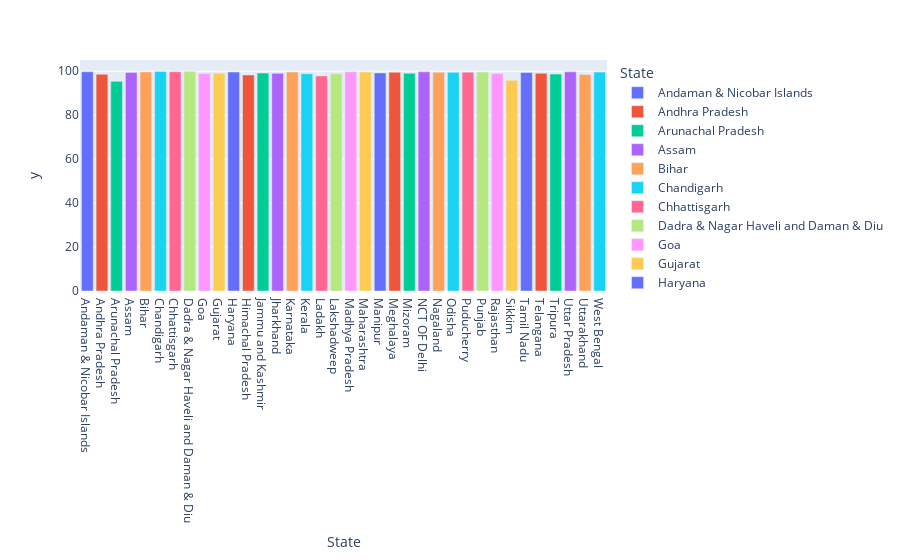

The notebook cell saved with this chart:
### Code cell
import plotly.express as px
percentage_votes = (total_votes['EVM Votes']/total_votes['Total Votes'])*100
px.bar(total_votes, x=total_votes.index, y=percentage_votes, color=total_votes.index)

### Figure 1 — Plotly figure (JSON) as saved in the notebook; plotly's stock layout.template omitted (floating-point values rounded to 4 significant figures)
{"data": [{"alignmentgroup": "True", "hovertemplate": "State=%{x}<br>y=%{y}<extra></extra>", "legendgroup": "Andaman & Nicobar Islands", "marker": {"color": "#636efa", "pattern": {"shape": ""}}, "name": "Andaman & Nicobar Islands", "offsetgroup": "Andaman & Nicobar Islands", "orientation": "v", "showlegend": true, "textposition": "auto", "type": "bar", "x": ["Andaman & Nicobar Islands"], "xaxis": "x", "y": [99.74], "yaxis": "y"}, {"alignmentgroup": "True", "hovertemplate": "State=%{x}<br>y=%{y}<extra></extra>", "legendgroup": "Andhra Pradesh", "marker": {"color": "#EF553B", "pattern": {"shape": ""}}, "name": "Andhra Pradesh", "offsetgroup": "Andhra Pradesh", "orientation": "v", "showlegend": true, "textposition": "auto", "type": "bar", "x": ["Andhra Pradesh"], "xaxis": "x", "y": [98.6], "yaxis": "y"}, {"alignmentgroup": "True", "hovertemplate": "State=%{x}<br>y=%{y}<extra></extra>", "legendgroup": "Arunachal Pradesh", "marker": {"color": "#00cc96", "pattern": {"shape": ""}}, "name": "Arunachal Pradesh", "offsetgroup": "Arunachal Pradesh", "orientation": "v", "showlegend": true, "textposition": "auto", "type": "bar", "x": ["Arunachal Pradesh"], "xaxis": "x", "y": [95.38], "yaxis": "y"}, {"alignmentgroup": "True", "hovertemplate": "State=%{x}<br>y=%{y}<extra></extra>", "legendgroup": "Assam", "marker": {"color": "#ab63fa", "pattern": {"shape": ""}}, "name": "Assam", "offsetgroup": "Assam", "orientation": "v", "showlegend": true, "textposition": "auto", "type": "bar", "x": ["Assam"], "xaxis": "x", "y": [99.47], "yaxis": "y"}, {"alignmentgroup": "True", "hovertemplate": "State=%{x}<br>y=%{y}<extra></extra>", "legendgroup": "Bihar", "marker": {"color": "#FFA15A", "pattern": {"shape": ""}}, "name": "Bihar", "offsetgroup": "Bihar", "orientation": "v", "showlegend": true, "textposition": "auto", "type": "bar", "x": ["Bihar"], "xaxis": "x", "y": [99.68], "yaxis": "y"}, {"alignmentgroup": "True", "hovertemplate": "State=%{x}<br>y=%{y}<extra></extra>", "legendgroup": "Chandigarh", "marker": {"color": "#19d3f3", "pattern": {"shape": ""}}, "name": "Chandigarh", "offsetgroup": "Chandigarh", "orientation": "v", "showlegend": true, "textposition": "auto", "type": "bar", "x": ["Chandigarh"], "xaxis": "x", "y": [99.84], "yaxis": "y"}, {"alignmentgroup": "True", "hovertemplate": "State=%{x}<br>y=%{y}<extra></extra>", "legendgroup": "Chhattisgarh", "marker": {"color": "#FF6692", "pattern": {"shape": ""}}, "name": "Chhattisgarh", "offsetgroup": "Chhattisgarh", "orientation": "v", "showlegend": true, "textposition": "auto", "type": "bar", "x": ["Chhattisgarh"], "xaxis": "x", "y": [99.75], "yaxis": "y"}, {"alignmentgroup": "True", "hovertemplate": "State=%{x}<br>y=%{y}<extra></extra>", "legendgroup": "Dadra & Nagar Haveli and Daman & Diu", "marker": {"color": "#B6E880", "pattern": {"shape": ""}}, "name": "Dadra & Nagar Haveli and Daman & Diu", "offsetgroup": "Dadra & Nagar Haveli and Daman & Diu", "orientation": "v", "showlegend": true, "textposition": "auto", "type": "bar", "x": ["Dadra & Nagar Haveli and Daman & Diu"], "xaxis": "x", "y": [99.84], "yaxis": "y"}, {"alignmentgroup": "True", "hovertemplate": "State=%{x}<br>y=%{y}<extra></extra>", "legendgroup": "Goa", "marker": {"color": "#FF97FF", "pattern": {"shape": ""}}, "name": "Goa", "offsetgroup": "Goa", "orientation": "v", "showlegend": true, "textposition": "auto", "type": "bar", "x": ["Goa"], "xaxis": "x", "y": [98.95], "yaxis": "y"}, {"alignmentgroup": "True", "hovertemplate": "State=%{x}<br>y=%{y}<extra></extra>", "legendgroup": "Gujarat", "marker": {"color": "#FECB52", "pattern": {"shape": ""}}, "name": "Gujarat", "offsetgroup": "Gujarat", "orientation": "v", "showlegend": true, "textposition": "auto", "type": "bar", "x": ["Gujarat"], "xaxis": "x", "y": [99.05], "yaxis": "y"}, {"alignmentgroup": "True", "hovertemplate": "State=%{x}<br>y=%{y}<extra></extra>", "legendgroup": "Haryana", "marker": {"color": "#636efa", "pattern": {"shape": ""}}, "name": "Haryana", "offsetgroup": "Haryana", "orientation": "v", "showlegend": true, "textposition": "auto", "type": "bar", "x": ["Haryana"], "xaxis": "x", "y": [99.61], "yaxis": "y"}, {"alignmentgroup": "True", "hovertemplate": "State=%{x}<br>y=%{y}<extra></extra>", "legendgroup": "Himachal Pradesh", "marker": {"color": "#EF553B", "pattern": {"shape": ""}}, "name": "Himachal Pradesh", "offsetgroup": "Himachal Pradesh", "orientation": "v", "showlegend": true, "textposition": "auto", "type": "bar", "x": ["Himachal Pradesh"], "xaxis": "x", "y": [98.25], "yaxis": "y"}, {"alignmentgroup": "True", "hovertemplate": "State=%{x}<br>y=%{y}<extra></extra>", "legendgroup": "Jammu and Kashmir", "marker": {"color": "#00cc96", "pattern": {"shape": ""}}, "name": "Jammu and Kashmir", "offsetgroup": "Jammu and Kashmir", "orientation": "v", "showlegend": true, "textposition": "auto", "type": "bar", "x": ["Jammu and Kashmir"], "xaxis": "x", "y": [99.17], "yaxis": "y"}, {"alignmentgroup": "True", "hovertemplate": "State=%{x}<br>y=%{y}<extra></extra>", "legendgroup": "Jharkhand", "marker": {"color": "#ab63fa", "pattern": {"shape": ""}}, "name": "Jharkhand", "offsetgroup": "Jharkhand", "orientation": "v", "showlegend": true, "textposition": "auto", "type": "bar", "x": ["Jharkhand"], "xaxis": "x", "y": [99.01], "yaxis": "y"}, {"alignmentgroup": "True", "hovertemplate": "State=%{x}<br>y=%{y}<extra></extra>", "legendgroup": "Karnataka", "marker": {"color": "#FFA15A", "pattern": {"shape": ""}}, "name": "Karnataka", "offsetgroup": "Karnataka", "orientation": "v", "showlegend": true, "textposition": "auto", "type": "bar", "x": ["Karnataka"], "xaxis": "x", "y": [99.61], "yaxis": "y"}, {"alignmentgroup": "True", "hovertemplate": "State=%{x}<br>y=%{y}<extra></extra>", "legendgroup": "Kerala", "marker": {"color": "#19d3f3", "pattern": {"shape": ""}}, "name": "Kerala", "offsetgroup": "Kerala", "orientation": "v", "showlegend": true, "textposition": "auto", "type": "bar", "x": ["Kerala"], "xaxis": "x", "y": [98.89], "yaxis": "y"}, {"alignmentgroup": "True", "hovertemplate": "State=%{x}<br>y=%{y}<extra></extra>", "legendgroup": "Ladakh", "marker": {"color": "#FF6692", "pattern": {"shape": ""}}, "name": "Ladakh", "offsetgroup": "Ladakh", "orientation": "v", "showlegend": true, "textposition": "auto", "type": "bar", "x": ["Ladakh"], "xaxis": "x", "y": [97.85], "yaxis": "y"}, {"alignmentgroup": "True", "hovertemplate": "State=%{x}<br>y=%{y}<extra></extra>", "legendgroup": "Lakshadweep", "marker": {"color": "#B6E880", "pattern": {"shape": ""}}, "name": "Lakshadweep", "offsetgroup": "Lakshadweep", "orientation": "v", "showlegend": true, "textposition": "auto", "type": "bar", "x": ["Lakshadweep"], "xaxis": "x", "y": [98.84], "yaxis": "y"}, {"alignmentgroup": "True", "hovertemplate": "State=%{x}<br>y=%{y}<extra></extra>", "legendgroup": "Madhya Pradesh", "marker": {"color": "#FF97FF", "pattern": {"shape": ""}}, "name": "Madhya Pradesh", "offsetgroup": "Madhya Pradesh", "orientation": "v", "showlegend": true, "textposition": "auto", "type": "bar", "x": ["Madhya Pradesh"], "xaxis": "x", "y": [99.73], "yaxis": "y"}, {"alignmentgroup": "True", "hovertemplate": "State=%{x}<br>y=%{y}<extra></extra>", "legendgroup": "Maharashtra", "marker": {"color": "#FECB52", "pattern": {"shape": ""}}, "name": "Maharashtra", "offsetgroup": "Maharashtra", "orientation": "v", "showlegend": true, "textposition": "auto", "type": "bar", "x": ["Maharashtra"], "xaxis": "x", "y": [99.63], "yaxis": "y"}, {"alignmentgroup": "True", "hovertemplate": "State=%{x}<br>y=%{y}<extra></extra>", "legendgroup": "Manipur", "marker": {"color": "#636efa", "pattern": {"shape": ""}}, "name": "Manipur", "offsetgroup": "Manipur", "orientation": "v", "showlegend": true, "textposition": "auto", "type": "bar", "x": ["Manipur"], "xaxis": "x", "y": [99.22], "yaxis": "y"}, {"alignmentgroup": "True", "hovertemplate": "State=%{x}<br>y=%{y}<extra></extra>", "legendgroup": "Meghalaya", "marker": {"color": "#EF553B", "pattern": {"shape": ""}}, "name": "Meghalaya", "offsetgroup": "Meghalaya", "orientation": "v", "showlegend": true, "textposition": "auto", "type": "bar", "x": ["Meghalaya"], "xaxis": "x", "y": [99.53], "yaxis": "y"}, {"alignmentgroup": "True", "hovertemplate": "State=%{x}<br>y=%{y}<extra></extra>", "legendgroup": "Mizoram", "marker": {"color": "#00cc96", "pattern": {"shape": ""}}, "name": "Mizoram", "offsetgroup": "Mizoram", "orientation": "v", "showlegend": true, "textposition": "auto", "type": "bar", "x": ["Mizoram"], "xaxis": "x", "y": [99.09], "yaxis": "y"}, {"alignmentgroup": "True", "hovertemplate": "State=%{x}<br>y=%{y}<extra></extra>", "legendgroup": "NCT OF Delhi", "marker": {"color": "#ab63fa", "pattern": {"shape": ""}}, "name": "NCT OF Delhi", "offsetgroup": "NCT OF Delhi", "orientation": "v", "showlegend": true, "textposition": "auto", "type": "bar", "x": ["NCT OF Delhi"], "xaxis": "x", "y": [99.72], "yaxis": "y"}, {"alignmentgroup": "True", "hovertemplate": "State=%{x}<br>y=%{y}<extra></extra>", "legendgroup": "Nagaland", "marker": {"color": "#FFA15A", "pattern": {"shape": ""}}, "name": "Nagaland", "offsetgroup": "Nagaland", "orientation": "v", "showlegend": true, "textposition": "auto", "type": "bar", "x": ["Nagaland"], "xaxis": "x", "y": [99.52], "yaxis": "y"}, {"alignmentgroup": "True", "hovertemplate": "State=%{x}<br>y=%{y}<extra></extra>", "legendgroup": "Odisha", "marker": {"color": "#19d3f3", "pattern": {"shape": ""}}, "name": "Odisha", "offsetgroup": "Odisha", "orientation": "v", "showlegend": true, "textposition": "auto", "type": "bar", "x": ["Odisha"], "xaxis": "x", "y": [99.49], "yaxis": "y"}, {"alignmentgroup": "True", "hovertemplate": "State=%{x}<br>y=%{y}<extra></extra>", "legendgroup": "Puducherry", "marker": {"color": "#FF6692", "pattern": {"shape": ""}}, "name": "Puducherry", "offsetgroup": "Puducherry", "orientation": "v", "showlegend": true, "textposition": "auto", "type": "bar", "x": ["Puducherry"], "xaxis": "x", "y": [99.57], "yaxis": "y"}, {"alignmentgroup": "True", "hovertemplate": "State=%{x}<br>y=%{y}<extra></extra>", "legendgroup": "Punjab", "marker": {"color": "#B6E880", "pattern": {"shape": ""}}, "name": "Punjab", "offsetgroup": "Punjab", "orientation": "v", "showlegend": true, "textposition": "auto", "type": "bar", "x": ["Punjab"], "xaxis": "x", "y": [99.6], "yaxis": "y"}, {"alignmentgroup": "True", "hovertemplate": "State=%{x}<br>y=%{y}<extra></extra>", "legendgroup": "Rajasthan", "marker": {"color": "#FF97FF", "pattern": {"shape": ""}}, "name": "Rajasthan", "offsetgroup": "Rajasthan", "orientation": "v", "showlegend": true, "textposition": "auto", "type": "bar", "x": ["Rajasthan"], "xaxis": "x", "y": [99.0], "yaxis": "y"}, {"alignmentgroup": "True", "hovertemplate": "State=%{x}<br>y=%{y}<extra></extra>", "legendgroup": "Sikkim", "marker": {"color": "#FECB52", "pattern": {"shape": ""}}, "name": "Sikkim", "offsetgroup": "Sikkim", "orientation": "v", "showlegend": true, "textposition": "auto", "type": "bar", "x": ["Sikkim"], "xaxis": "x", "y": [95.84], "yaxis": "y"}, {"alignmentgroup": "True", "hovertemplate": "State=%{x}<br>y=%{y}<extra></extra>", "legendgroup": "Tamil Nadu", "marker": {"color": "#636efa", "pattern": {"shape": ""}}, "name": "Tamil Nadu", "offsetgroup": "Tamil Nadu", "orientation": "v", "showlegend": true, "textposition": "auto", "type": "bar", "x": ["Tamil Nadu"], "xaxis": "x", "y": [99.39], "yaxis": "y"}, {"alignmentgroup": "True", "hovertemplate": "State=%{x}<br>y=%{y}<extra></extra>", "legendgroup": "Telangana", "marker": {"color": "#EF553B", "pattern": {"shape": ""}}, "name": "Telangana", "offsetgroup": "Telangana", "orientation": "v", "showlegend": true, "textposition": "auto", "type": "bar", "x": ["Telangana"], "xaxis": "x", "y": [99.05], "yaxis": "y"}, {"alignmentgroup": "True", "hovertemplate": "State=%{x}<br>y=%{y}<extra></extra>", "legendgroup": "Tripura", "marker": {"color": "#00cc96", "pattern": {"shape": ""}}, "name": "Tripura", "offsetgroup": "Tripura", "orientation": "v", "showlegend": true, "textposition": "auto", "type": "bar", "x": ["Tripura"], "xaxis": "x", "y": [98.72], "yaxis": "y"}, {"alignmentgroup": "True", "hovertemplate": "State=%{x}<br>y=%{y}<extra></extra>", "legendgroup": "Uttar Pradesh", "marker": {"color": "#ab63fa", "pattern": {"shape": ""}}, "name": "Uttar Pradesh", "offsetgroup": "Uttar Pradesh", "orientation": "v", "showlegend": true, "textposition": "auto", "type": "bar", "x": ["Uttar Pradesh"], "xaxis": "x", "y": [99.73], "yaxis": "y"}, {"alignmentgroup": "True", "hovertemplate": "State=%{x}<br>y=%{y}<extra></extra>", "legendgroup": "Uttarakhand", "marker": {"color": "#FFA15A", "pattern": {"shape": ""}}, "name": "Uttarakhand", "offsetgroup": "Uttarakhand", "orientation": "v", "showlegend": true, "textposition": "auto", "type": "bar", "x": ["Uttarakhand"], "xaxis": "x", "y": [98.52], "yaxis": "y"}, {"alignmentgroup": "True", "hovertemplate": "State=%{x}<br>y=%{y}<extra></extra>", "legendgroup": "West Bengal", "marker": {"color": "#19d3f3", "pattern": {"shape": ""}}, "name": "West Bengal", "offsetgroup": "West Bengal", "orientation": "v", "showlegend": true, "textposition": "auto", "type": "bar", "x": ["West Bengal"], "xaxis": "x", "y": [99.59], "yaxis": "y"}], "layout": {"barmode": "relative", "legend": {"title": {"text": "State"}, "tracegroupgap": 0}, "margin": {"t": 60}, "xaxis": {"anchor": "y", "categoryarray": ["Andaman & Nicobar Islands", "Andhra Pradesh", "Arunachal Pradesh", "Assam", "Bihar", "Chandigarh", "Chhattisgarh", "Dadra & Nagar Haveli and Daman & Diu", "Goa", "Gujarat", "Haryana", "Himachal Pradesh", "Jammu and Kashmir", "Jharkhand", "Karnataka", "Kerala", "Ladakh", "Lakshadweep", "Madhya Pradesh", "Maharashtra", "Manipur", "Meghalaya", "Mizoram", "NCT OF Delhi", "Nagaland", "Odisha", "Puducherry", "Punjab", "Rajasthan", "Sikkim", "Tamil Nadu", "Telangana", "Tripura", "Uttar Pradesh", "Uttarakhand", "West Bengal"], "categoryorder": "array", "domain": [0, 1], "title": {"text": "State"}}, "yaxis": {"anchor": "x", "domain": [0, 1], "title": {"text": "y"}}}}
